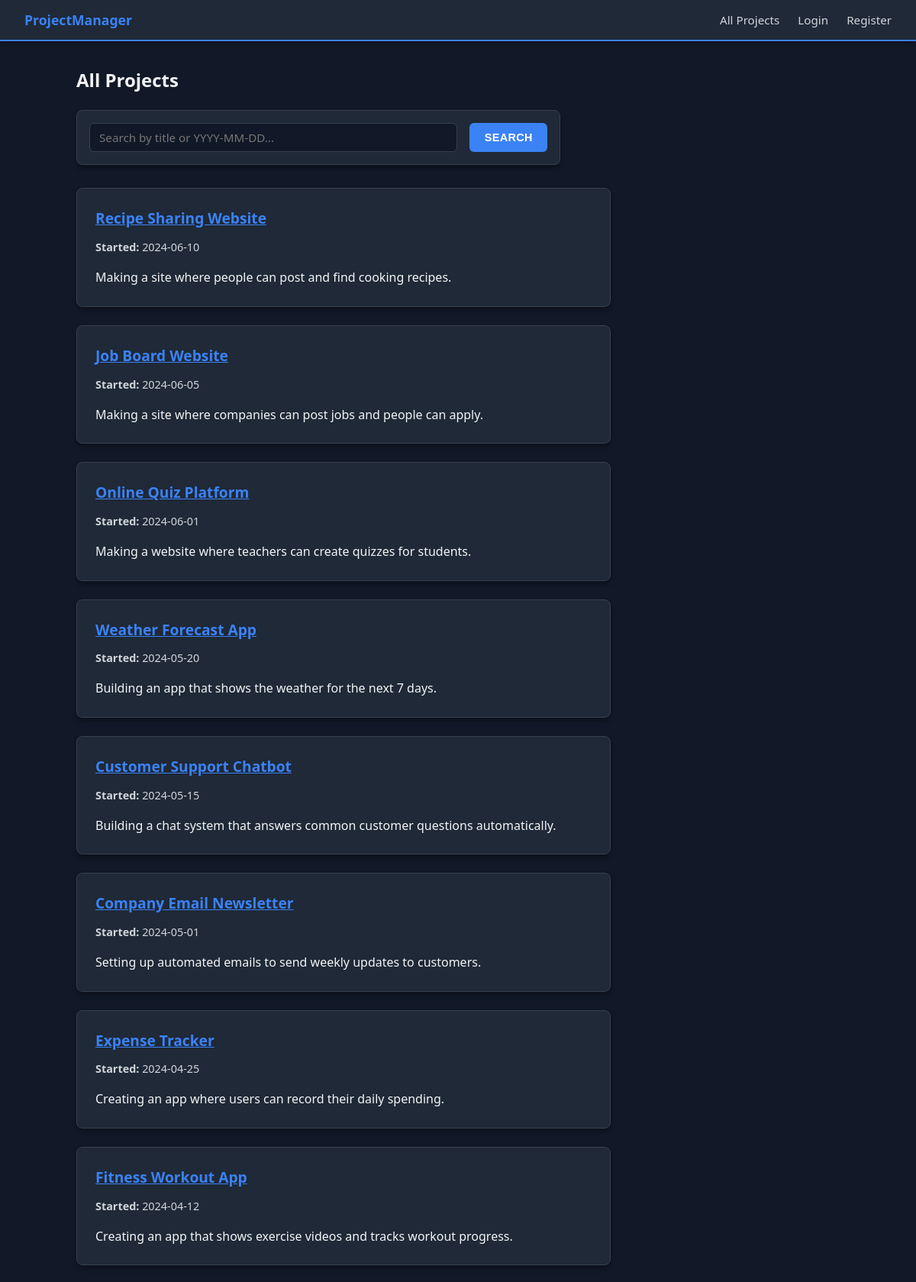
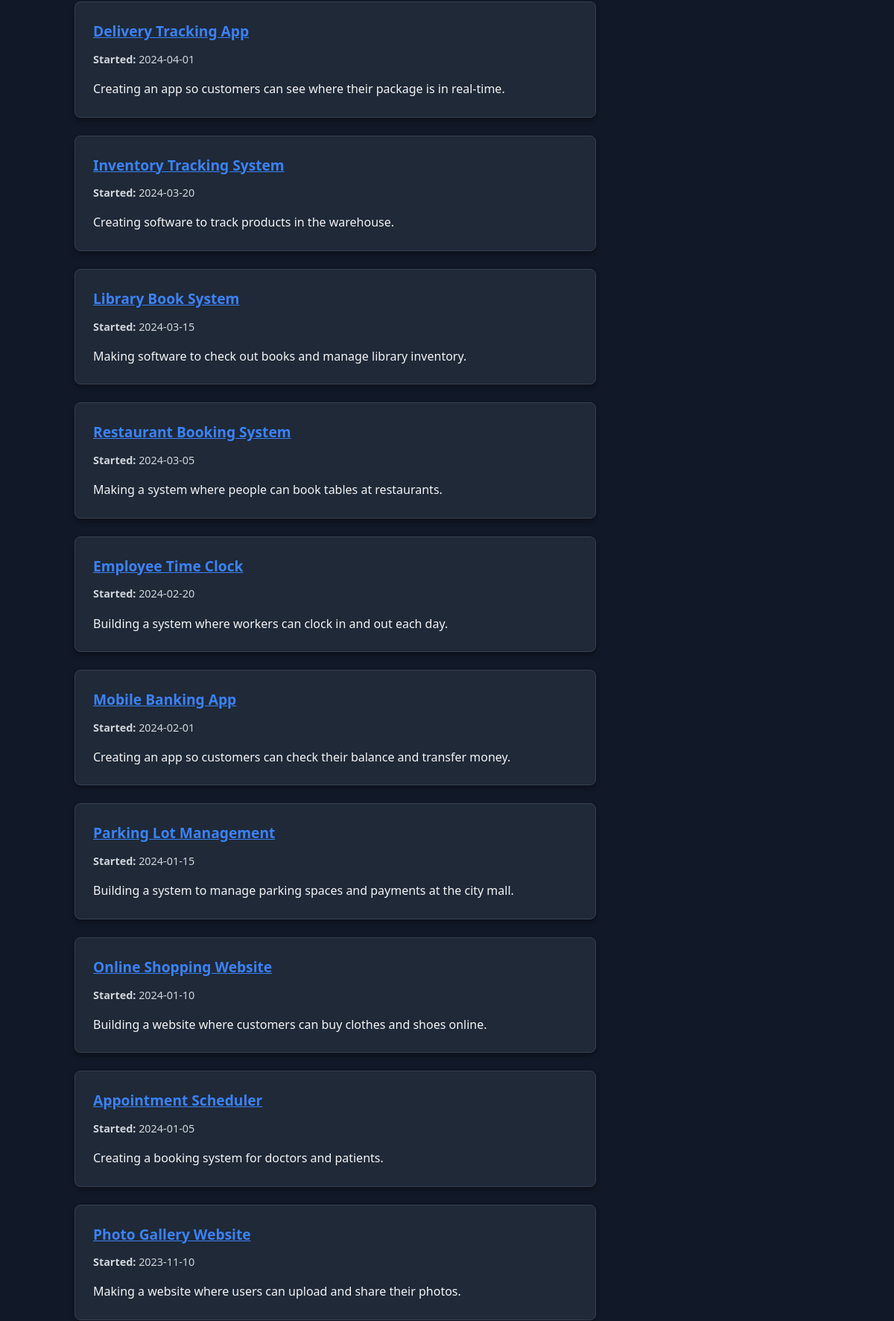
The page / (upper part) on the database its author committed (2 pictures, top to bottom).
### tables this page shows
CREATE TABLE `projects` (
  `pid` int(11) NOT NULL,
  `title` varchar(100) NOT NULL,
  `start_date` date NOT NULL,
  `end_date` date DEFAULT NULL,
  `short_description` text DEFAULT NULL,
  `phase` enum('design','development','testing','deployment','complete') NOT NULL,
  `uid` int(11) NOT NULL
);

### index.php (the view, shortened to what this page needs)
<?php
require_once 'includes/db.php';
$search_term = '';
$projects = [];
if (isset($_GET['search']) && trim($_GET['search']) !== '') {
    $search_term = trim($_GET['search']);
    $stmt = $pdo->prepare("SELECT pid, title, start_date, short_description FROM projects WHERE title LIKE ? OR start_date = ? ORDER BY start_date DESC");
    $like_term = '%' . $search_term . '%';
    $stmt->execute([$like_term, $search_term]);
    $projects = $stmt->fetchAll();
} else {
    $stmt = $pdo->query("SELECT pid, title, start_date, short_description FROM projects ORDER BY start_date DESC");
    $projects = $stmt->fetchAll();
}
require_once 'includes/header.php';
?>
<h2>All Projects</h2>
<form method="GET" action="index.php" style="flex-direction: row; max-width: 600px; margin-bottom: 30px; padding: 1rem;">
    <input type="text" name="search" placeholder="Search by title or YYYY-MM-DD..." value="<?php echo htmlspecialchars($search_term); ?>" style="flex: 1;">
    <button type="submit">Search</button>
</form>
<?php if (count($projects) > 0): ?>
    <div style="display: flex; flex-direction: column; gap: 1.5rem; max-width: 700px;">
        <?php foreach ($projects as $project): ?>
            <div style="background: var(--surface); padding: 1.5rem; border-radius: 8px; border: 1px solid var(--border); box-shadow: 0 4px 6px rgba(0,0,0,0.3);">
                <h3 style="margin-top: 0; margin-bottom: 10px;">
                    <a href="project.php?id=<?php echo $project['pid']; ?>" style="font-size: 1.2rem;">
                        <?php echo htmlspecialchars($project['title']); ?>
                    </a>
                </h3>
                <p style="margin-top: 0; font-size: 0.9rem; color: var(--text-light);">
                    <strong>Started:</strong> <?php echo htmlspecialchars($project['start_date']); ?>
                </p>
                <p style="margin-bottom: 0;"><?php echo htmlspecialchars($project['short_description']); ?></p>
            </div>
        <?php endforeach; ?>
    </div>
<?php else: ?>
    <p style="color: var(--text-light);">No projects found matching your search.</p>
<?php endif; ?>
<?php require_once 'includes/footer.php'; ?>

### includes/header.php (style rules this page uses)
:root { --primary: #3B82F6; --primary-hover: #1D4ED8; --bg: #111827; --surface: #1F2937; --text: #F3F4F6; --text-light: #D1D5DB; --border: #374151; --accent: #10B981; }
body { font-family: 'Segoe UI', system-ui, sans-serif; background-color: var(--bg); color: var(--text); line-height: 1.6; margin: 0; padding: 0; }
h1, h2, h3 { color: var(--text); margin-top: 0; }
form { background: var(--surface); padding: 1.5rem; border-radius: 8px; box-shadow: 0 4px 6px rgba(0, 0, 0, 0.3); display: flex; flex-direction: column; gap: 1rem; border: 1px solid var(--border); }
input, select, textarea { padding: 0.5rem 0.75rem; border: 1px solid var(--border); border-radius: 6px; font-family: inherit; font-size: 0.95rem; background-color: #111827; color: var(--text); transition: border-color 0.2s ease; }
button { background-color: var(--primary); color: white; border: none; padding: 0.5rem 1.2rem; border-radius: 6px; font-weight: 600; font-size: 0.9rem; cursor: pointer; transition: background-color 0.2s ease; text-transform: uppercase; letter-spacing: 0.4px; }
a { color: var(--primary); font-weight: 600; }

### rows shown on the page
projects: title "Recipe Sharing Website", start_date "2024-06-10", short_description "Making a site where people can post and find cooking recipes."
projects: title "Job Board Website", start_date "2024-06-05", short_description "Making a site where companies can post jobs and people can apply."
projects: title "Online Quiz Platform", start_date "2024-06-01", short_description "Making a website where teachers can create quizzes for students."
projects: title "Weather Forecast App", start_date "2024-05-20", short_description "Building an app that shows the weather for the next 7 days."
projects: title "Customer Support Chatbot", start_date "2024-05-15", short_description "Building a chat system that answers common customer questions automatically."
projects: title "Company Email Newsletter", start_date "2024-05-01", short_description "Setting up automated emails to send weekly updates to customers."
projects: title "Expense Tracker", start_date "2024-04-25", short_description "Creating an app where users can record their daily spending."
projects: title "Fitness Workout App", start_date "2024-04-12", short_description "Creating an app that shows exercise videos and tracks workout progress."
projects: title "Delivery Tracking App", start_date "2024-04-01", short_description "Creating an app so customers can see where their package is in real-time."
projects: title "Inventory Tracking System", start_date "2024-03-20", short_description "Creating software to track products in the warehouse."
projects: title "Library Book System", start_date "2024-03-15", short_description "Making software to check out books and manage library inventory."
projects: title "Restaurant Booking System", start_date "2024-03-05", short_description "Making a system where people can book tables at restaurants."
projects: title "Employee Time Clock", start_date "2024-02-20", short_description "Building a system where workers can clock in and out each day."
projects: title "Mobile Banking App", start_date "2024-02-01", short_description "Creating an app so customers can check their balance and transfer money."
projects: title "Parking Lot Management", start_date "2024-01-15", short_description "Building a system to manage parking spaces and payments at the city mall."
projects: title "Online Shopping Website", start_date "2024-01-10", short_description "Building a website where customers can buy clothes and shoes online."
projects: title "Appointment Scheduler", start_date "2024-01-05", short_description "Creating a booking system for doctors and patients."
projects: title "Photo Gallery Website", start_date "2023-11-10", short_description "Making a website where users can upload and share their photos."
